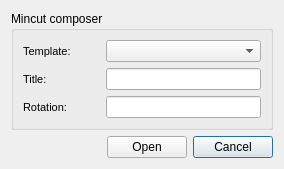
<?xml version="1.0" encoding="UTF-8"?>
<ui version="4.0">
 <class>dlg_mincut_composer</class>
 <widget class="QDialog" name="dlg_mincut_composer">
  <property name="geometry">
   <rect>
    <x>0</x>
    <y>0</y>
    <width>284</width>
    <height>156</height>
   </rect>
  </property>
  <property name="windowTitle">
   <string>Mincut composer</string>
  </property>
  <layout class="QGridLayout" name="gridLayout_2">
   <item row="1" column="0" colspan="2">
    <layout class="QGridLayout" name="gridLayout">
     <item row="0" column="0">
      <widget class="QGroupBox" name="groupBox_2">
       <property name="title">
        <string>Mincut composer</string>
       </property>
       <layout class="QGridLayout" name="gridLayout_3">
        <item row="0" column="0">
         <widget class="QLabel" name="lbl_template">
          <property name="font">
           <font>
            <pointsize>8</pointsize>
           </font>
          </property>
          <property name="layoutDirection">
           <enum>Qt::LeftToRight</enum>
          </property>
          <property name="frameShape">
           <enum>QFrame::NoFrame</enum>
          </property>
          <property name="frameShadow">
           <enum>QFrame::Plain</enum>
          </property>
          <property name="text">
           <string>Template:</string>
          </property>
          <property name="alignment">
           <set>Qt::AlignLeading|Qt::AlignLeft|Qt::AlignVCenter</set>
          </property>
          <property name="margin">
           <number>3</number>
          </property>
         </widget>
        </item>
        <item row="1" column="1" colspan="2">
         <widget class="QLineEdit" name="title"/>
        </item>
        <item row="0" column="1" colspan="2">
         <widget class="QComboBox" name="cbx_template"/>
        </item>
        <item row="1" column="0">
         <widget class="QLabel" name="lbl_title">
          <property name="font">
           <font>
            <pointsize>8</pointsize>
           </font>
          </property>
          <property name="layoutDirection">
           <enum>Qt::LeftToRight</enum>
          </property>
          <property name="frameShape">
           <enum>QFrame::NoFrame</enum>
          </property>
          <property name="frameShadow">
           <enum>QFrame::Plain</enum>
          </property>
          <property name="text">
           <string>Title:</string>
          </property>
          <property name="alignment">
           <set>Qt::AlignLeading|Qt::AlignLeft|Qt::AlignVCenter</set>
          </property>
          <property name="margin">
           <number>3</number>
          </property>
         </widget>
        </item>
        <item row="2" column="0">
         <widget class="QLabel" name="lbl_rotation">
          <property name="font">
           <font>
            <pointsize>8</pointsize>
           </font>
          </property>
          <property name="frameShape">
           <enum>QFrame::NoFrame</enum>
          </property>
          <property name="frameShadow">
           <enum>QFrame::Plain</enum>
          </property>
          <property name="text">
           <string>Rotation:</string>
          </property>
          <property name="alignment">
           <set>Qt::AlignLeading|Qt::AlignLeft|Qt::AlignVCenter</set>
          </property>
          <property name="margin">
           <number>3</number>
          </property>
         </widget>
        </item>
        <item row="2" column="1" colspan="2">
         <widget class="QLineEdit" name="rotation"/>
        </item>
       </layout>
      </widget>
     </item>
    </layout>
   </item>
   <item row="2" column="0" colspan="2">
    <layout class="QGridLayout" name="lyt_buttons">
     <item row="0" column="2">
      <widget class="QPushButton" name="btn_cancel">
       <property name="text">
        <string>Cancel</string>
       </property>
      </widget>
     </item>
     <item row="0" column="1">
      <widget class="QPushButton" name="btn_ok">
       <property name="text">
        <string>Open</string>
       </property>
      </widget>
     </item>
     <item row="0" column="0">
      <spacer name="horizontalSpacer">
       <property name="orientation">
        <enum>Qt::Horizontal</enum>
       </property>
       <property name="sizeHint" stdset="0">
        <size>
         <width>40</width>
         <height>20</height>
        </size>
       </property>
      </spacer>
     </item>
    </layout>
   </item>
  </layout>
 </widget>
 <tabstops>
  <tabstop>cbx_template</tabstop>
  <tabstop>title</tabstop>
  <tabstop>rotation</tabstop>
 </tabstops>
 <resources/>
 <connections/>
</ui>
